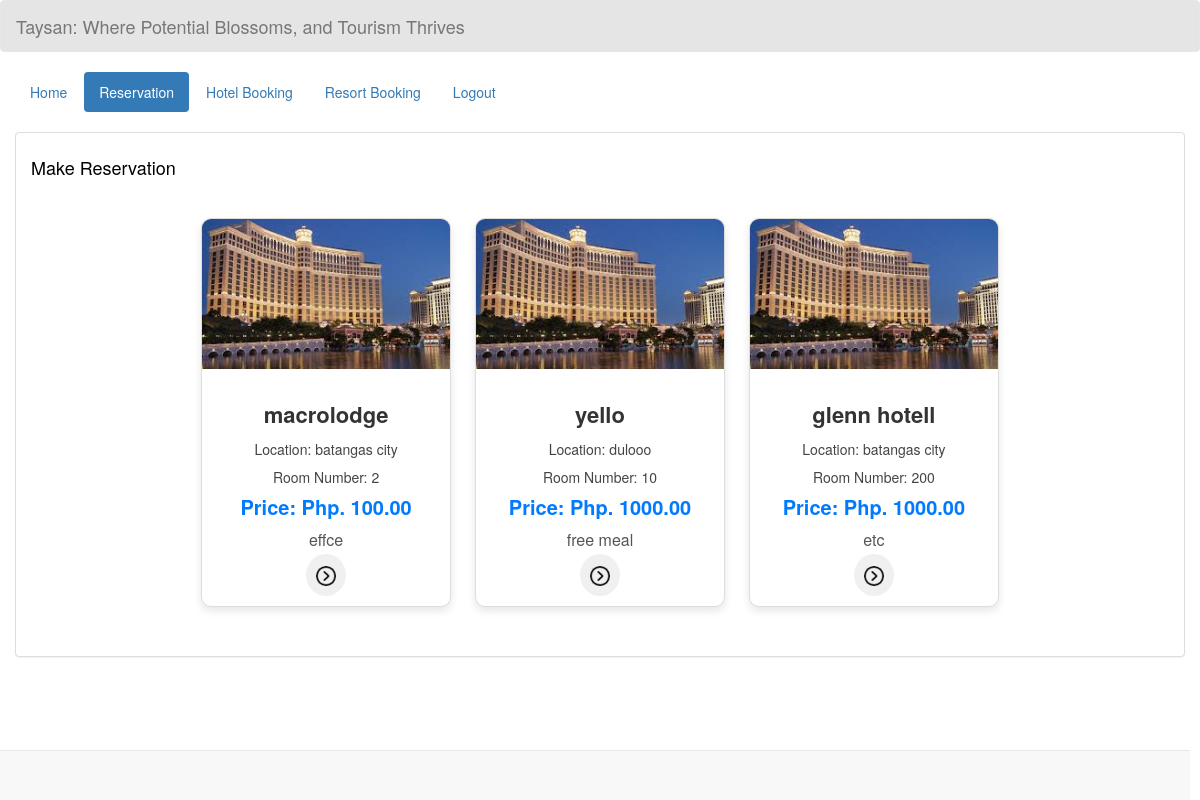
Screenshot of /reservation_hotel.php with the database file from the repository.
### tables this page shows
CREATE TABLE `room` (
  `room_id` int(11) NOT NULL,
  `hotel_name` varchar(200) NOT NULL,
  `room_type` varchar(50) NOT NULL,
  `room_number` varchar(100) NOT NULL,
  `price` varchar(11) NOT NULL,
  `descr` varchar(200) NOT NULL,
  `location` varchar(200) NOT NULL,
  `transportation` varchar(200) NOT NULL,
  `photo` varchar(100) NOT NULL
);

### reservation_hotel.php (the view, shortened to what this page needs)
<!DOCTYPE html>
<html lang = "en">
	<head>
		<link rel = "stylesheet" type = "text/css" href = "css/bootstrap.css " />
		<link rel = "stylesheet" type = "text/css" href = "css/style.css" />
	</head>
<body>
	<nav style = "background-color:rgba(0, 0, 0, 0.1);" class = "navbar navbar-default">
		<div  class = "container-fluid">
			<div class = "navbar-header">
            <a class = "navbar-brand" >Taysan: Where Potential Blossoms, and Tourism Thrives</a>
			</div>
		</div>
	</nav>
	<div class = "container-fluid">
		<ul class = "nav nav-pills">
        <?php
            $id = isset($_GET['id']) ? $_GET['id'] : null;
            ?>
            <li><a href="home_user.php?id=<?php echo $id; ?>">Home</a></li>
			<li class = "active"><a href="reservation.php?id=<?php echo $id; ?>">Reservation</a></li>
            <li><a href="records.php?id=<?php echo $id; ?>">Hotel Booking</a></li>
            <li><a href="records_resort.php?id=<?php echo $id; ?>">Resort Booking</a></li>
			<li><a href = "login_user.php">Logout</a></li>
		</ul>
	</div>
	<br />
	<div class = "container-fluid">
		<div class = "panel panel-default">
			<div class = "panel-body">
		  <section class = "services sec-width" id = "services">
          <div class="title">
            <h4 style="color: black;">Make Reservation</h4>
        </div>
            <div style="padding: 20px; text-align: center;">
            <?php
                require_once 'connection/connect.php';
                $query = $conn->query("SELECT * FROM `room` ORDER BY `price` ASC") or die(mysql_error());
                while($fetch = $query->fetch_array()){
                ?>
                    <a href="add_reserve.php?room_id=<?php echo $fetch['room_id']; ?>&id=<?php echo $id; ?>" style="text-decoration: none;">
                    <div style="display: inline-block; width: 250px; border: 1px solid #ddd; border-radius: 10px; overflow: hidden; box-shadow: 0 4px 8px rgba(0, 0, 0, 0.1); background-color: #fff; margin: 10px; transition: all 0.3s ease;"
                        onmouseover="this.style.boxShadow='0 8px 16px rgba(0, 0, 0, 0.2)'; this.style.transform='scale(1.05)';"
                        onmouseout="this.style.boxShadow='0 4px 8px rgba(0, 0, 0, 0.1)'; this.style.transform='scale(1)';">
                        <img src="photo/<?php echo $fetch['photo']; ?>" alt="Room Image" style="width: 100%; height: 150px; object-fit: cover; transition: all 0.3s ease;"
                            onmouseover="this.style.transform='scale(1.1)';"
                            onmouseout="this.style.transform='scale(1)';">
                        <div style="padding: 10px; text-align: center;">
                        <h3 style="font-size: 2.2rem; margin-bottom: 8px; font-weight: 600; color: #333; line-height: 1.4;">
                            <?php echo $fetch['hotel_name']; ?>
                                </h3>
                                <h5 style="font-size: 1.4rem; margin-bottom: 2px; font-weight: 500; color: #444; line-height: 1.3;">
                                    Location: <?php echo $fetch['location']; ?>
                                </h5>
                                <h5 style="font-size: 1.4rem; margin-bottom: 2px; font-weight: 500; color: #444; line-height: 1.3;">
                                    Room Number: <?php echo $fetch['room_number']; ?>
                                </h5>
                                <h4 style="font-size: 2rem; color: #007bff; font-weight: bold; margin-bottom: 1px;">
                                    <?php echo "Price: Php. ".$fetch['price'].".00"; ?>
                                </h4>
                                <h4 style="font-size: 1.6rem; color: #555; margin-bottom: 2px; line-height: 1.5;">
                                    <?php echo $fetch['descr']; ?>
                                </h4>
                            <button onclick="window.location.href = 'add_reserve.php?room_id=<?php echo $fetch['room_id']; ?>&id=<?php echo $id; ?>';
                                    " style="border: none; background-color: #f0f0f0; padding: 10px; border-radius: 50%; cursor: pointer; transition: all 0.3s ease;"
                                    onmouseover="this.style.backgroundColor='#ddd'; this.style.transform='scale(1.1)';"
                                    onmouseout="this.style.backgroundColor='#f0f0f0'; this.style.transform='scale(1)';">
                                <img src="image/next.png" alt="Reserve Button" style="width: 20px; height: 20px;">
                            </button>
                        </div>
                    </div>
                </a>
                <?php
                }
                ?>
            </div>
        </section>
			</div>
		</div>
	</div>
	<br />
	<div style = "text-align:right; margin-right:10px;" class = "navbar navbar-default navbar-fixed-bottom">
	</div>
    </body>
</html>

### rows the page displays
room: photo (picture), hotel_name "macrolodge", location "batangas city", room_number "2", price "100", descr "effce"
room: photo (picture), hotel_name "yello", location "dulooo", room_number "10", price "1000", descr "free meal"
room: photo (picture), hotel_name "glenn hotell", location "batangas city", room_number "200", price "1000", descr "etc"
